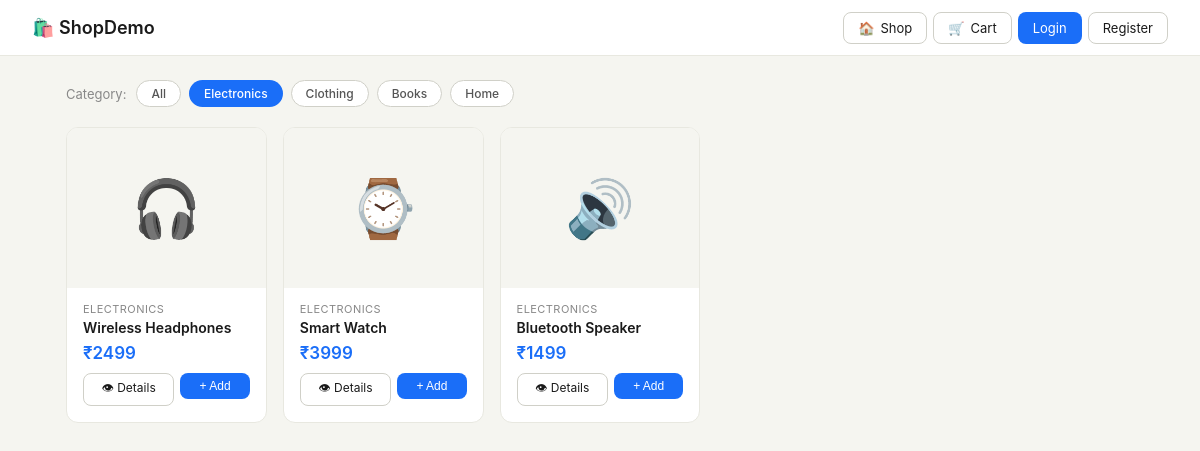
The page /?category=electronics on the database its author committed.
### store/models.py (models this page shows, shortened)
class Category(models.Model):
    name = models.CharField(max_length=100)
    slug = models.SlugField(unique=True)
    class Meta:
        verbose_name_plural = 'categories'

class Product(models.Model):
    category = models.ForeignKey(Category, on_delete=models.CASCADE, related_name='products')
    name = models.CharField(max_length=200)
    slug = models.SlugField(unique=True)
    description = models.TextField()
    price = models.DecimalField(max_digits=10, decimal_places=2)
    image = models.ImageField(upload_to='products/', blank=True)
    emoji = models.CharField(max_length=10, default='📦')
    image_url = models.URLField(blank=True, default='')
    stock = models.PositiveIntegerField(default=100)
    is_active = models.BooleanField(default=True)
    created_at = models.DateTimeField(auto_now_add=True)

### store/views.py (the view)
# urls.py: path('', views.home, name='home'),
def home(request):
    categories = Category.objects.all()
    category_slug = request.GET.get('category', '')
    if category_slug:
        products = Product.objects.filter(category__slug=category_slug, is_active=True)
    else:
        products = Product.objects.filter(is_active=True)
    return render(request, 'store/home.html', {
        'products': products,
        'categories': categories,
        'active_category': category_slug,
    })

### store/context_processors.py (called while the page is built)
def cart_count(request):
    if request.user.is_authenticated:
        try:
            cart = Cart.objects.get(user=request.user)
            return {'cart_item_count': cart.get_item_count()}
        except Cart.DoesNotExist:
            pass
    return {'cart_item_count': 0}

### store/templates/store/home.html (shortened to what this page needs)
{% extends 'store/base.html' %}
{% block content %}
<div class="container">
  <div class="filter-bar">
    <span style="font-size:13px;color:#888;margin-right:2px;">Category:</span>
    <a class="filter-chip {% if not active_category %}active{% endif %}" href="/">All</a>
    {% for cat in categories %}
    <a class="filter-chip {% if active_category == cat.slug %}active{% endif %}" href="/?category={{ cat.slug }}">{{ cat.name }}</a>
    {% endfor %}
  </div>
  {% if products %}
  <div class="product-grid">
    {% for product in products %}
    <div class="product-card">
      <div class="product-img">
      </div>
      <div class="product-body">
        <div class="product-cat">{{ product.category.name }}</div>
        <div class="product-name">{{ product.name }}</div>
        <div class="product-price">₹{{ product.price|floatformat:0 }}</div>
        <div class="product-actions">
          <a class="btn btn-sm" href="/product/{{ product.slug }}/">👁 Details</a>
          <form method="post" action="/cart/add/{{ product.id }}/" style="flex:1;">
            <button type="submit" class="btn btn-primary btn-sm" style="width:100%;justify-content:center;">+ Add</button>
          </form>
        </div>
      </div>
    </div>
    {% endfor %}
  </div>
  {% else %}
  <div style="text-align:center;padding:3rem;color:#888;">No products found in this category.</div>
  {% endif %}
</div>
{% endblock %}

### store/templates/store/base.html (style rules this page uses)
* { box-sizing:border-box;margin:0;padding:0; }
body { font-family:-apple-system,BlinkMacSystemFont,'Segoe UI',sans-serif;background:#f5f5f0;color:#1a1a1a;min-height:100vh; }
.btn { border:1px solid #d0d0c8;background:#fff;color:#1a1a1a;border-radius:8px;padding:7px 14px;font-size:13px;cursor:pointer;text-decoration:none;display:inline-flex;align-items:center;gap:6px;transition:background 0.15s; }
.btn-primary { background:#1a6ef8;color:#fff;border-color:transparent; }
.btn-sm { padding:5px 10px;font-size:12px; }
.container { max-width:1100px;margin:0 auto;padding:1.5rem 1rem; }

### store/templates/store/home.html (style rules this page uses)
.filter-bar { display:flex;gap:8px;margin-bottom:1.25rem;flex-wrap:wrap;align-items:center; }
.filter-chip { border:1px solid #d0d0c8;border-radius:999px;padding:5px 14px;font-size:12px;cursor:pointer;background:#fff;color:#555;text-decoration:none;font-weight:500; }
.filter-chip.active { background:#1a6ef8;color:#fff;border-color:transparent; }
.product-grid { display:grid;grid-template-columns:repeat(auto-fill,minmax(200px,1fr));gap:1rem; }
.product-card { background:#fff;border:1px solid #e8e8e0;border-radius:12px;overflow:hidden;transition:box-shadow 0.2s; }
.product-img { height:160px;background:#f5f5f0;overflow:hidden; }
.product-body { padding:0.875rem 1rem 1rem; }
.product-cat { font-size:11px;color:#888;margin-bottom:3px;text-transform:uppercase;letter-spacing:0.04em; }
.product-name { font-size:14px;font-weight:600;margin-bottom:6px;line-height:1.3; }
.product-price { font-size:17px;font-weight:600;color:#1a6ef8; }
.product-actions { display:flex;gap:6px;margin-top:10px; }
.product-actions .btn { flex:1;justify-content:center; }

### rows shown on the page
Category: name "Electronics"
Category: name "Clothing"
Category: name "Books"
Category: name "Home"
Product: category.name "ELECTRONICS", name "Wireless Headphones", price "2499"
Product: category.name "ELECTRONICS", name "Smart Watch", price "3999"
Product: category.name "ELECTRONICS", name "Bluetooth Speaker", price "1499"
